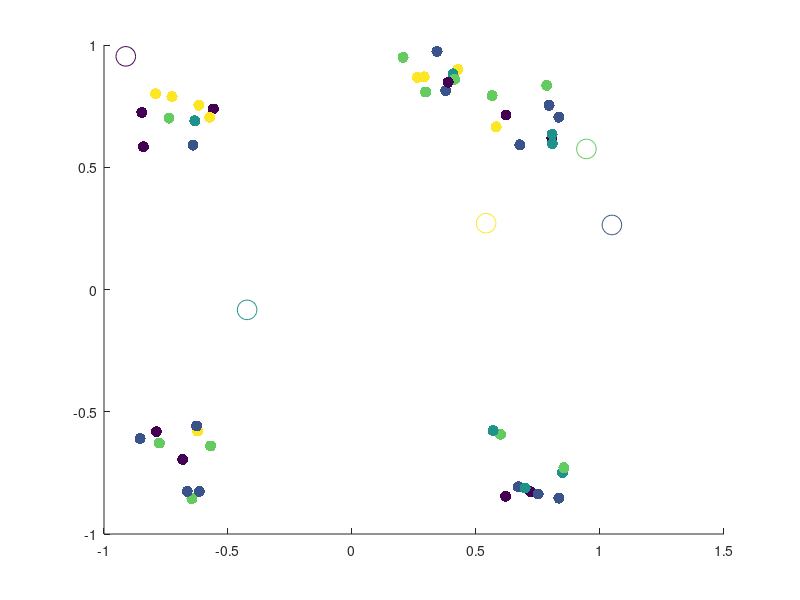

Recreate this plot in MATLAB. (Note: this script raises an error after producing the figure.)
%% Random Initalization
% Topic I.6 - Alternating Minimization Scheme Algorithm for k-Means Clustering*
% 
% Clear the workspace and close all figure windows

close all; clear all;

load Q1data.mat; 

[n,m]= size(XData); 

% Set the number of clusters (k)
k=5;

% Assign each data vector, randomly to one of the k clusters
IndexSet = randi(k,n,1);

% Plot the data
scatter(XData(:,1),XData(:,2),64,IndexSet,'filled');
hold on

% Create data structures to store the weight vectors for cluster (c), and the 
% weight vectors from the previous iteration (cPrev)
c = zeros(k,m);
cPrev = zeros(k,m);

% Randomly initialize the weight vectors so that each component is sampled from 
% the interval [-1,1]
c = -1.2 + 2.4*rand(k,m);

% Plot the initial weight vectors
scatter(c(:,1),c(:,2),200,linspace(1,k,k))
hold off
pause



%% K++ initalization 

close all; clear all; clc;
% for funsies attempt at k++ initalization 

% 100 2-dimensional points, each points is a vector! 
%hopefully this is like quakes data
load Q1data.mat


%number of clusters; 
k =4; 

[n,m]=size(XData);



[c,IndexSet]= KPlusPlusInit(XData,k);




% Plot the data
scatter(XData(:,1),XData(:,2),64,IndexSet,'filled');
hold on
scatter(c(:,1),c(:,2),200,linspace(1,k,k))
hold off

%% The Alternating Minimization Scheme
doneFlag=0;

% Keep alternating updates to weight vectors and cluster assignments until weight 
% vectors no longer change their locations

while (~doneFlag)

    % Update the weight vectors in each cluster via the centroid formula
    for i=1:k 

        % Find the indices for all data vectors currently in cluster i
        ClusterIndices = find(IndexSet==i);

        % Find the number of data vectors currently in cluster i
        NumVecsInCluster = size(ClusterIndices,1);

        % Create a data structure to store weight vector for the current
        % cluster
        c(i,:)=0; 

        % Update cluster vector using the centroid formula
        for j=1:NumVecsInCluster
            for l=1:m
                c(i,l) = c(i,l) + XData(ClusterIndices(j,1),l)/NumVecsInCluster;
            end
        end

    end

    % Plot the updated weight vectors for each cluster
    scatter(XData(:,1),XData(:,2),64,IndexSet,'filled')
    hold on
    scatter(c(:,1),c(:,2),200,linspace(1,k,k))
    %pause
    
    % Now reassign all data vectors to the closest weight vector (cluster)

    % Create a data structure to store closest weight vector for each data
    % point
    closestCluster=zeros(n,1);

    % Reassign each data vector to the new, closest cluster
    for d=1:n

        % Store the coordinates of the current data vector
        xD = XData(d,:);

        % Set the minimum distance tracker to be a very large number
        sqDistMin=1e16;

        % Find the closest weight vector (cluster) to the current data
        % vector
        for i=1:k
            sqDist = norm(c(i,:)-xD,2);

            % If the distance is less than the current min, assign the
            % current data vector to this cluster
            if sqDist<sqDistMin
                closestCluster(d)=i;
                sqDistMin=sqDist;
            end

        end
    end

    % Update the assignments of the data vectors to their new clusters
    IndexSet = closestCluster;
    
    % Plot the data and the updated weight vectors
    hold off
    scatter(XData(:,1),XData(:,2),64,IndexSet,'filled')
    hold on
    scatter(c(:,1),c(:,2),200,linspace(1,k,k))
    hold off
    %pause
    
    % Terminate the alternating scheme if the weight vectors are unaltered
    % relative to the previous iteration
    if c==cPrev
        doneFlag=1;
    else
        cPrev=c;
    end
end


%% Calculation of Overall Coherence

% computes overall coherence AFTER K-Means! 
OvCo=oaco(XData,IndexSet,c)



%% 10 initalizations

close all; clear all; clc;



% 50  2-dimensional points, each points is a vector! 
%hopefully this is like quakes data
load Q1data.mat



rng(33)

% initalization :) heh
OvCO_forkPP = zeros(1,10);
OvCO_forRand = zeros(1,10); 
% number of clusters


k=5; 


% random initalization;

for realz = 1:10
    [n,m]= size(XData);
    IndexSeti = randi(k,n,1);
    ci = -1.2 + 2.4*rand(k,m);
    
    % scatter(XData(:,1),XData(:,2),64,IndexSeti,'filled')
    %     hold on
    %     scatter(ci(:,1),ci(:,2),200,linspace(1,k,k))
    %     hold off
    %     pause 
    %     
    
    % this runs the k-means algorithim
    [IndexSetf,cf]= kmeans493(XData,k,IndexSeti,ci);
    OvCo=oaco(XData,IndexSetf,cf);
    OvCO_forRand(:,realz) = OvCo ; % this creates a vector of the overall coherence
    
    %   scatter(XData(:,1),XData(:,2),64,IndexSetf,'filled')
    %     hold on
    %     scatter(cf(:,1),cf(:,2),200,linspace(1,k,k))
    %     hold off


end 


%k++ initalization 
for realz = 1:10  

    [ci,IndexSeti]=KPlusPlusInit(XData,k);
    
    %  scatter(XData(:,1),XData(:,2),64,IndexSeti,'filled')
    %     hold on
    %     scatter(ci(:,1),ci(:,2),200,linspace(1,k,k))
    %     hold off
    %     pause 
        
        %runs k means
   
    %uses a random     scheme for intial index
    %[IndexSetf,cf]= kmeans493(XData,k,randi(k,size(XData,1),1),ci);    
    [IndexSetf,cf]= kmeans493(XData,k,IndexSeti,ci);
    
    OvCo=oaco(XData,IndexSetf,cf);
    OvCO_forkPP(:,realz) = OvCo ; 
    
    %   scatter(XData(:,1),XData(:,2),64,IndexSetf,'filled')
    %     hold on
    %     scatter(cf(:,1),cf(:,2),200,linspace(1,k,k))
    %     hold off
end 




mean(OvCO_forkPP)
mean(OvCO_forRand)



%% Elbow Method

clc; clear all; close all; 

load Q1data.mat

suck =8; 
initalz =5; 

% rows is number of initlizations we use, coloumns is values of k 
% for each initilization scheme
mat2PlotKPP = zeros(initalz,suck); 
mat2PlotRand =zeros(initalz,suck); 

for k=1:suck
   
    
    for realz = 1:initalz

    [ci,IndexSeti]=KPlusPlusInit(XData,k);
        
        %runs k means
        
    [IndexSetf,cf]= kmeans493(XData,k,IndexSeti,ci);
    
    OvCo=oaco(XData,IndexSetf,cf);
    mat2PlotKPP(realz,k) = OvCo; 
    end 
    
    
    
     for realz = 1:initalz

    [n,m]= size(XData);
    IndexSeti = randi(k,n,1);
    ci = -1.2 + 2.4*rand(k,m);
        
        %runs k means
        
    [IndexSetf,cf]= kmeans493(XData,k,IndexSeti,ci);
    
    OvCo=oaco(XData,IndexSetf,cf);
    mat2PlotRand(realz,k) = OvCo; 
     end 
    
    
    
end 



subplot(1,2,1)
for iter = 1:5
    plot(1:suck, mat2PlotKPP(iter,:),'LineWidth',1.5,'Marker',"*",'LineStyle','--')
    hold on;
    title('Elbow Plot for K++ Initalization')
    xlabel('Number of Clusters (k)')
    ylabel('Overall Coherence y')
    %rectangle('Position',[4-1 7-1 1 1],'Curvature',[.5 .5]) 
    %legend('Realiz 1','Realiz 4','Realiz 3','Realiz 4','Realiz 5')
    grid on;
end 



hold on; 

subplot(1,2,2)
for iter = 1:5
    plot(1:suck, mat2PlotRand(iter,:),'LineWidth',1.5,'Marker',"*",'LineStyle','--')
     hold on;
    title('Elbow Plot for Random Initalization')
    xlabel('Number of Clusters (k)')
    ylabel('Overall Coherence y')
    legend('Realiz 1','Realiz 4','Realiz 3','Realiz 4','Realiz 5')
    grid on;
end 




%% MNIST PART 3


 

for suck3= 3:10


    kPlusPlusInit(Mnist,suck3,42)

end 
